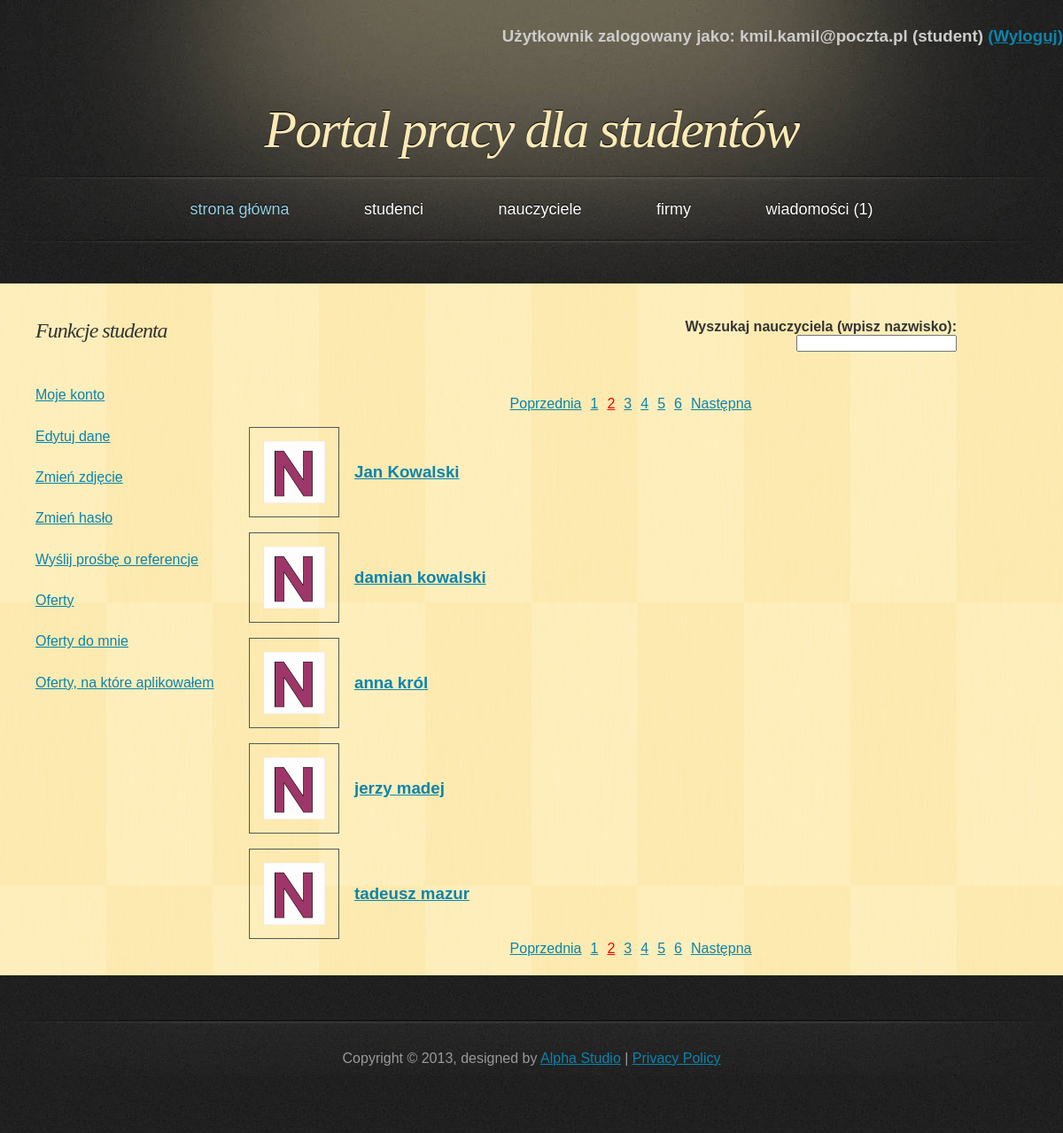
/PortalPracy/php/list_teacher.php?page=2 (signed in), run on the app's committed database.
### tables this page shows
CREATE TABLE IF NOT EXISTS `teacher` (
  `teacher_id` int(11) NOT NULL AUTO_INCREMENT,
  `name` varchar(45) NOT NULL,
  `last_name` varchar(45) NOT NULL,
  `academic_degree` varchar(45) NOT NULL,
  `telephone` int(11) NOT NULL,
  `e_mail` varchar(50) NOT NULL,
  `password` varchar(100) NOT NULL,
  `active` tinyint(1) NOT NULL,
  `account_creation_date` date NOT NULL,
  PRIMARY KEY (`teacher_id`)
);

### PortalPracy/php/classDatabase.php (called while the page is built, shortened)
<?php
class Database {
    private $db;
    function __construct() {
        $this->server = 'localhost';
        $this->user = 'root';
        $this->password = '';
        $this->basename = 'data_base_new';
        $this->db = new mysqli($this->server, $this->user, $this->password, $this->basename);
        if ($this->db->connect_error) {
            die('Blad polaczenia z baza danych (' . $this->db->connect_errno . ') ' . $this->db->connect_error);
        } else {
            $this->db->query("SET NAMES 'utf8'");
        }
    }
    function get_teacher_list($start, $onpage) {
        if ($result = $this->db->query("SELECT * FROM `teacher` WHERE `active`=1 ORDER BY `last_name` LIMIT $start, $onpage")) {
            return $result;
        }
    }
    function get_teacher_number() {
        if ($result = $this->db->query("SELECT * FROM `teacher`")) {
            $all = $result->num_rows;
        }
        return $all;
    }
}

### PortalPracy/php/list_teacher.php (the view, shortened to what this page needs)
<!DOCTYPE html>
<html>
    <head>
        <link href="../css/style.css" rel="stylesheet" type="text/css" />
    </head>
    <body>
        <div id="header">
            <?php
            include_once 'classPage.php';
            $page = new Page;
            $page->dologinfo();
            ?>
            <h1><a href="index.php">Portal pracy dla studentów</a></h1>
        </div>
        <?php
        $page->domenu();
        ?>
        <div id="main">
            <div id="content">
                <?php
                if (isset($_SESSION['name'])) {
                    ?>
                    <div class="search">
                        <h4>Wyszukaj nauczyciela (wpisz nazwisko):</h4>
                        <form>
                            <span class='tooltips'><input type="text" onkeyup="show_hint(this.value, 'hint_teacher.php?q=')">
                            </span>
                        </form>
                    </div>
                    <?php
                    include_once 'classDatabase.php';
                    $db = new Database();
                    $onpage = 5;
                    $all = $db->get_teacher_number();
                    $start = $page->dopaging($onpage, $all, "list_teacher.php?");
                    $result = $db->get_teacher_list($start, $onpage);
                    echo "<table><tbody>";
                    while ($obj = $result->fetch_object()) {
                        echo "<tr>";
                        echo "<td><a href='profile_teacher.php?id=" . $obj->teacher_id . "'><img src='../images/n_image.gif' class='mini_photo'/></a></td>";
                        echo "<td><a href='profile_teacher.php?id=" . $obj->teacher_id . "'><h3>" . $obj->name . " " . $obj->last_name . "</h3></a></td>";
                        echo "</tr>";
                    }
                    echo "</tbody></table>";
                } else {
                    echo "<h3>Aby zobaczyć listę nauczycieli, musisz się <a href='login.php'>zalogować</a></h3>";
                }
                ?>
            </div>
            <div id="sidebar">
            </div>
            <div class="clearing">&nbsp;</div>
        </div>
    </body>
</html>

### PortalPracy/css/style.css (style rules this page uses)
* { margin: 0; padding: 0; }
body { font: 16px "Trebuchet MS", Arial, Helvetica, sans-serif; color: #333333; background: #202020 url('../images/bg.jpg'); }
h1, h2 { font-family: Georgia, Times, serif; font-weight: normal; font-style: italic; }
h1 { font-size: 3em; letter-spacing: -2px; }
a { text-decoration: underline; color: #0A84AC; }
img { border: 1px solid #555555; }
#header, #menu, #footer { margin: 0 auto; width: 1200px; }
#header { height: 197px; background: #202020 url('../images/header.jpg'); }
#header h1 { font-size: 60px; text-align: center; text-shadow: 0px -1px 1px #000000; color: #FDEAB5; padding-top: 60px; }
#header h1 a { text-decoration: none; color: #FDEAB5; }
#main { width: 1120px; margin: 0 auto 50px auto; padding: 40px 40px 0 40px; background: #FEEBB2 url('../images/main.jpg'); }
#content { float: right; width: 80%; padding: 0 0 20px 0; }
#sidebar { float: left; width: 20%; padding: 0 0 20px 0; }
.clearing { clear: both; height: 1px; overflow: hidden; }
form { margin: 0; }
td { padding-left: 15px; padding-top: 15px; }
.mini_photo { width: 70px; height: 70px; padding: 15px; float: left; }
.search { text-align: right; margin: auto 80px 50px auto; }
span.tooltips { position: relative; display: inline; }

### data on the page
teacher: name "Jan", last_name "Kowalski"
teacher: name "damian", last_name "kowalski"
teacher: name "anna", last_name "król"
teacher: name "jerzy", last_name "madej"
teacher: name "tadeusz", last_name "mazur"

### other printed values
$_SESSION['name'] "kmil.kamil@poczta.pl"
$_SESSION['usertype'] "student"
$num_mes "1"
